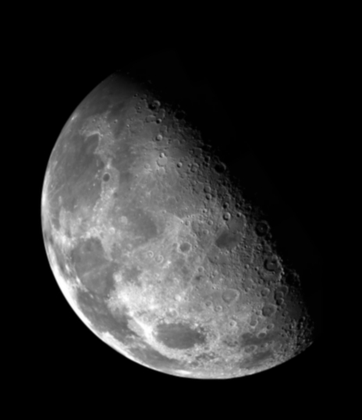
%> input picture Task2/Moon.bmp, 362 x 420 px, shrunk from 464 x 538 before the run
$ octave main.m   (GNU Octave 9; MATLAB toolbox functions it lacks are replaced by stand-ins)
%> lines starting %> are read from the running program, lines starting %| are printed output that depends on the picture
### Task2/LinearFilter.m
function Out = LinearFilter(I, Filter, PostProc)

    doubledImg = double(I);

    rowsOfFilter = size(Filter, 1);
    colsOfFilter = size(Filter, 2);

                          # kam row
    paddedImg = padarray(doubledImg,[double(uint8(rowsOfFilter / 2)-1),
    double(uint8(colsOfFilter / 2) - 1)],# kam col
    0, 'both');#0: el value ely h3ml biha padding
               #both: fo2 w t7t, ymin w shaml


    Out = zeros(size(doubledImg)) ;

    #loop on size of original img before padding = size of Out matrix
    for i = 1 : size(doubledImg, 1)#rows

     for j = 1 : size(doubledImg, 2)#cols

        Out(i,j) = sum(sum((paddedImg(i:i+rowsOfFilter-1, j:j+colsOfFilter-1)) .* Filter));

      end
    end


   if (strcmp(PostProc, "cutoff") == 1)
        Out = uint8(Out);
    elseif (strcmp(PostProc, "absolute") == 1)
        Out = abs(Out);
    end

end

### Task2/sobelHorizontal.m
function result = sobelHorizontal(img)

  mask = [-1, -2, -1; 0, 0, 0; 1, 2, 1];
   result = LinearFilter(img, mask, 'absolute');
#  result = conv2(img, mask);
#  result = abs(result);
  result = uint8(result);

endfunction

### Task2/sobelVertical.m
function result = sobelVertical(img)

  mask = [-1, 0, 1; -2, 0, 2; -1, 0, 1];
  result = LinearFilter(img, mask, 'absolute');
  # result = conv2(img, mask);
#  result = abs(result);
  result = uint8(result);

endfunction

### Task2/gauss1.m
function gaussFilter = gauss1 (size, sigma)
  img=imread('Joker.bmp');
  doubleimg=double(img);
  padimage=padarray(doubleimg,[1 1],0);
  indicesStart=floor((-size/2)+1); %floor(-size/2); %cast
  %indicesStart= -1
  gaussFilter=zeros(size,size);
  x=indicesStart;
  sum=0;

  for i=1 : size;
    y=indicesStart;
    for j = 1 : size;

      res=exp(-1*((x)^2+(y)^2)/(2*sigma*sigma));
      out=1/(2*pi*sigma*sigma);
      gaussFilter(i,j)=out*res;
      y=y+1;
      sum = sum+gaussFilter(i,j);
    end;
    x=x+1;
  end;

gaussFilter=double(gaussFilter *(1/sum));


  i =LinearFilter(padimage, gaussFilter,"cutoff");

figure, imshow(img), title('original');

gaussFilter = i;

endfunction

### Task2/EgdeMagnit.m
function G = EgdeMagnit (img)
X = sobelHorizontal(img);
Y =sobelVertical(img);
G = abs(X+Y);
endfunction

### Task2/LaplacianSharp.m
function M = LaplacianSharp(img)
    filter = [0,-1,0; -1,5,-1; 0,-1,0];
    M =LinearFilter(img, filter,"cutoff");

end

### Task2/gauss2.m
function gaussfilter = gauss2 (sigma)

   N=floor((3.7*sigma)-0.5);
   size=(2*N)+1;
  gaussfilter=gauss1(size, sigma);
endfunction

### Task2/meanFilter.m
function result = meanFilter (img, filterRows, filterCols)

  filter = ones(filterRows, filterCols) ./ (filterRows * filterCols);
  result = LinearFilter(img, filter, "cutoff");


endfunction

### Task2/sobelMask.m
function result = sobelMask(img, choice)
  if (strcmp(choice, 'H') == 1)
    result = sobelHorizontal(img);
  else
    result = sobelVertical(img);
  endif
endfunction

### Task2/main.m
###Linear Filter######
img = imread('Moon.bmp');
%> img is the input picture: size 420x362 uint8; min 0, max 255, mean 42.6
linear = LinearFilter(img, ones(3)/9, "cutoff");

figure, imshow(img), title("Original");
figure, imshow(linear), title("Linear Filter");
#

###sobel######
img = imread('Joker.bmp');
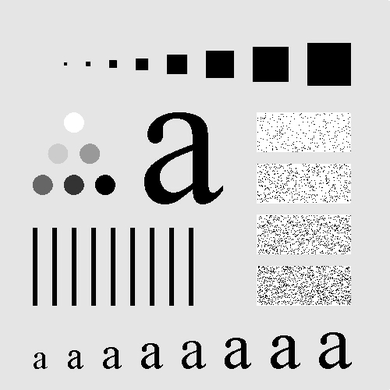
%> input picture Task2/Joker.bmp, 390 x 390 px, shrunk from 500 x 500 before the run
%> img is the input picture: size 390x390 uint8; min 0, max 255, mean 207.2
horizontal = sobelMask(img, 'H');
vertical = sobelMask(img, 'V');
%> call 3 of LinearFilter, with Filter = [-1 0 1; -2 0 2; -1 0 1], PostProc = 'absolute'
%> after the loop in LinearFilter (call 3), `for i = 1 : size(doubledImg, 1)#rows`:
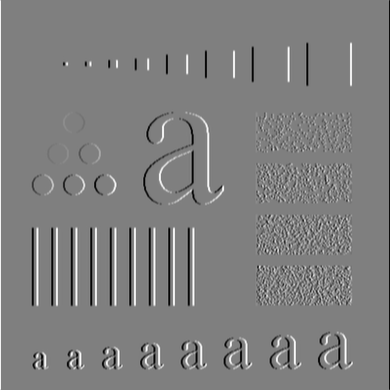
%> Out: size 390x390 double; min -1008, max 1008, mean 0; drawn with min black and max white

figure, imshow(img), title("Original");
figure, imshow(horizontal), title("Horizontal");
figure, imshow(vertical), title("Vertical");

###Mean Filter######

img = imread('Joker.bmp');
mean = meanFilter(img, 3, 11);
%> call 4 of LinearFilter, with PostProc = 'cutoff'
%> after the loop in LinearFilter (call 4), `for i = 1 : size(doubledImg, 1)#rows`:
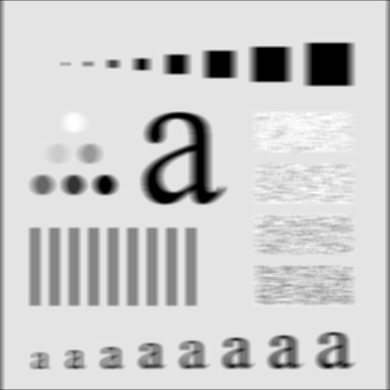
%> Out: size 390x390 double; min 0, max 255, mean 205.2; drawn with min black and max white
figure, imshow(img), title("Original");
figure, imshow(mean), title("Mean");


###Laplacian Sharpening######
img = imread("Moon.bmp");
lap = LaplacianSharp(img);
%> call 5 of LinearFilter, with Filter = [0 -1 0; -1 5 -1; 0 -1 0], PostProc = 'cutoff'
%> after the loop in LinearFilter (call 5), `for i = 1 : size(doubledImg, 1)#rows`:
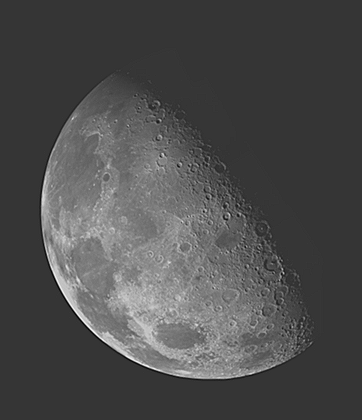
%> Out: size 420x362 double; min -97, max 365, mean 42.6; drawn with min black and max white
figure, imshow(img), title("Original");
figure, imshow(lap), title("Laplacian sharpening");


###Gaussian1######
g1 = gauss1(15, 50);
%> call 6 of LinearFilter, with PostProc = 'cutoff'
%> after the loop in LinearFilter (call 6), `for i = 1 : size(doubledImg, 1)#rows`:
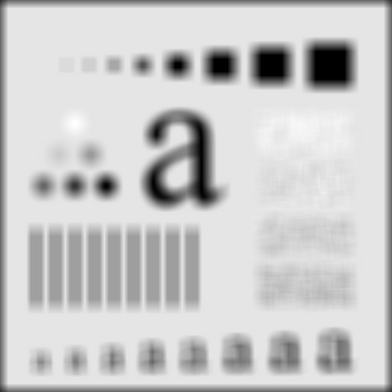
%> Out: size 392x392 double; min 0, max 254.7, mean 201.8
figure, imshow(g1), title("Gaussian 1");
#

###Gaussian2######
g2 = gauss2(5);
%> call 7 of LinearFilter, with PostProc = 'cutoff'
%> in LinearFilter (call 7), `paddedImg = padarray(doubledImg,[double(uint8(rowsOfFilter / 2)-1), do..`:
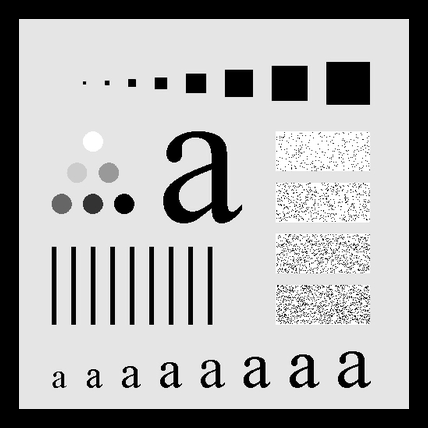
%> paddedImg: size 428x428 double; min 0, max 255, mean 172
figure, imshow(g2), title("Gaussian 2");

###EgdeMagnit######
img = imread("Joker.bmp");
edgeMag = EgdeMagnit (img);
%> in EgdeMagnit, `G = abs(X+Y);`:
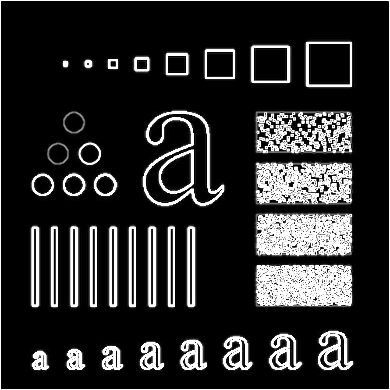
%> G: size 390x390 uint8; min 0, max 255, mean 44
figure, imshow(img), title("Original");
figure, imshow(edgeMag), title("EgdeMagnit");
